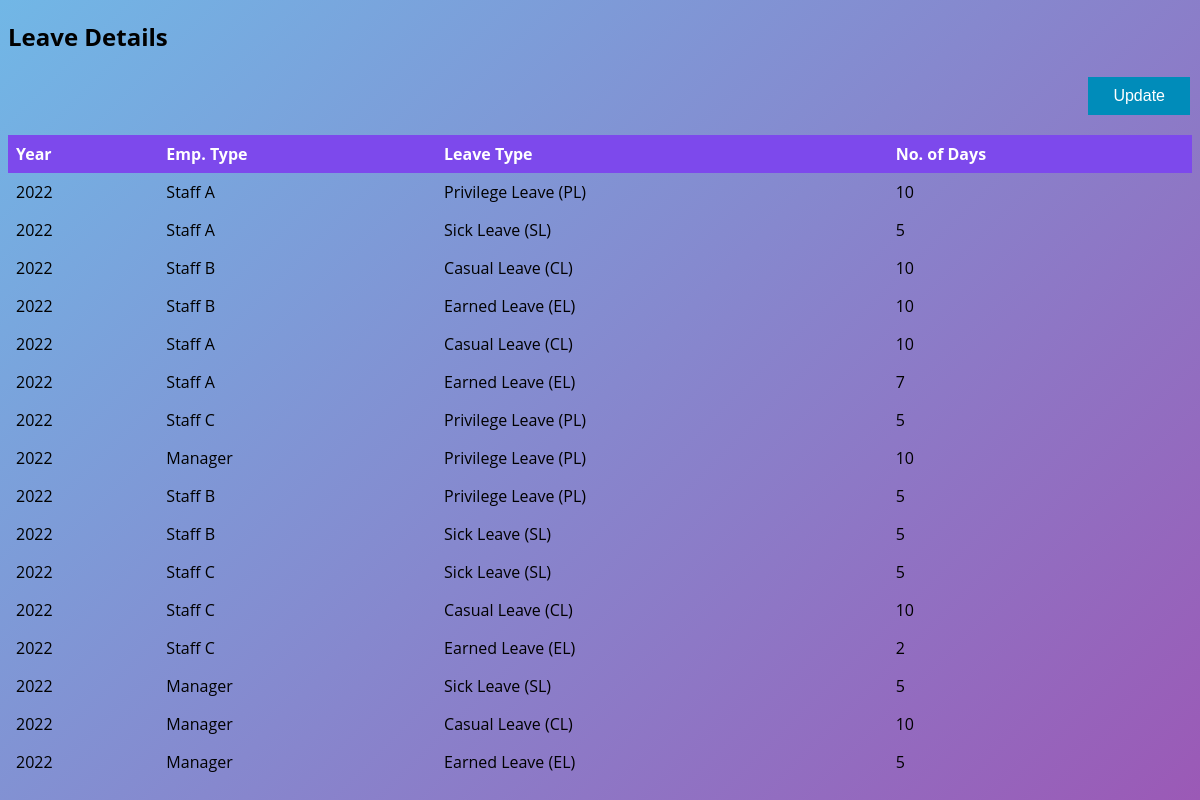
Screenshot of /Admin/leave_master_display.php with the database file from the repository.
### tables this page shows
CREATE TABLE `leave_master` (
  `id` int(11) NOT NULL,
  `year` varchar(10) NOT NULL,
  `emp_type` varchar(50) NOT NULL,
  `leave_type` varchar(50) NOT NULL,
  `no_of_leave` varchar(10) NOT NULL
);

### Admin/leave_master_display.php (the view, shortened to what this page needs)
<?php
require_once("config.php");
$sql = "SELECT * FROM leave_master";
$result = $mysqli->query($sql);
?>
<!DOCTYPE html>
<html>
<head>
</head>
<body>
<form method="POST">
<h2>Leave Details</h2>
<p align="right">
<button class="button"><a href="add_leave.php" style="color: white;">Update</a></button>
</p>
<table>
  <tr>
    <th>Year</th>
    <th>Emp. Type</th>
    <th>Leave Type</th>
    <th>No. of Days</th>
  </tr>
  <?php
while ($res=mysqli_fetch_assoc($result)){
  echo "<tr>";
  echo "<td>".$res['year']."</td>";
  echo "<td>".$res['emp_type']."</td>";
  echo "<td>".$res['leave_type']."</td>";
  echo "<td>".$res['no_of_leave']."</td>";
  echo "</tr>";
}?>
</table>
</form>
</body>
</html>

### Admin/leave_master_display.php (style rules this page uses)
html { height:100%; }
body { font-family: 'Open Sans', sans-serif; background: linear-gradient(135deg, #71b7e6, #9b59b6); background-repeat: no-repeat; }
table { border-collapse: collapse; width: 100%; }
th, td { text-align: left; padding: 8px; }
th { background-color: #7d49ec; color: white; }
.button { background-color: #008CBA; border: none; color: white; padding: 10px 25px; text-align: center; text-decoration: none; display: inline-block; font-size: 16px; margin: 4px 2px; cursor: pointer; }
a { text-decoration: none; }

### rows the page displays
leave_master: year "2022", emp_type "Staff A", leave_type "Privilege Leave (PL)", no_of_leave "10"
leave_master: year "2022", emp_type "Staff A", leave_type "Sick Leave (SL)", no_of_leave "5"
leave_master: year "2022", emp_type "Staff B", leave_type "Casual Leave (CL)", no_of_leave "10"
leave_master: year "2022", emp_type "Staff B", leave_type "Earned Leave (EL)", no_of_leave "10"
leave_master: year "2022", emp_type "Staff A", leave_type "Casual Leave (CL)", no_of_leave "10"
leave_master: year "2022", emp_type "Staff A", leave_type "Earned Leave (EL)", no_of_leave "7"
leave_master: year "2022", emp_type "Staff C", leave_type "Privilege Leave (PL)", no_of_leave "5"
leave_master: year "2022", emp_type "Manager", leave_type "Privilege Leave (PL)", no_of_leave "10"
leave_master: year "2022", emp_type "Staff B", leave_type "Privilege Leave (PL)", no_of_leave "5"
leave_master: year "2022", emp_type "Staff B", leave_type "Sick Leave (SL)", no_of_leave "5"
leave_master: year "2022", emp_type "Staff C", leave_type "Sick Leave (SL)", no_of_leave "5"
leave_master: year "2022", emp_type "Staff C", leave_type "Casual Leave (CL)", no_of_leave "10"
leave_master: year "2022", emp_type "Staff C", leave_type "Earned Leave (EL)", no_of_leave "2"
leave_master: year "2022", emp_type "Manager", leave_type "Sick Leave (SL)", no_of_leave "5"
leave_master: year "2022", emp_type "Manager", leave_type "Casual Leave (CL)", no_of_leave "10"
leave_master: year "2022", emp_type "Manager", leave_type "Earned Leave (EL)", no_of_leave "5"
